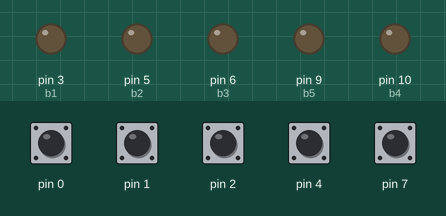
The sketch below on a simulated Arduino Leonardo, built with avr-gcc and run on an emulated ATmega32U4. Parts: output pins drawn as LEDs (lit = HIGH). The inputs (shaded band) are chosen by the test bench; at power-on: pin 0–2, pin 4, pin 7 HIGH. USB keyboard and mouse output is not drawn.

Above: at 1.2 s.
1.3 s: pin 0 pulled LOW for 0.15 s
At 2.1 s:
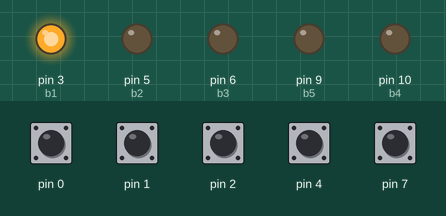
2.9 s: pin 1 pulled LOW for 0.15 s
At 3.3 s:
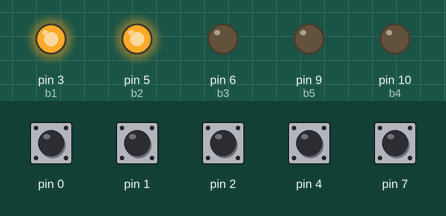
4.5 s: pin 2 pulled LOW for 0.15 s
At 5.7 s:
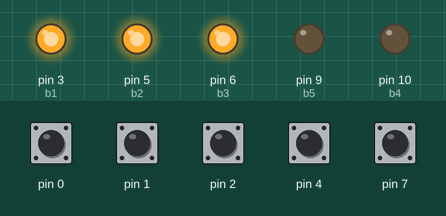
6.1 s: pin 4 pulled LOW for 0.15 s
At 6.9 s:
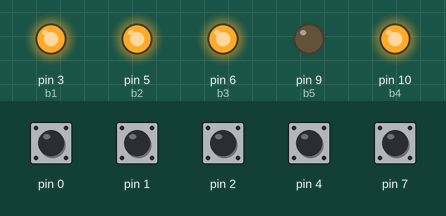
7.7 s: pin 7 pulled LOW for 0.15 s
At 8.1 s:
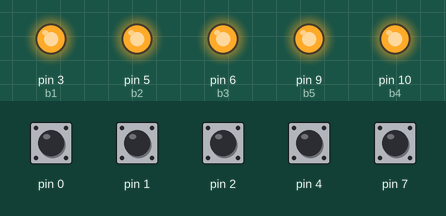
9.3 s: pin 0 pulled LOW for 1 s
At 10.5 s:
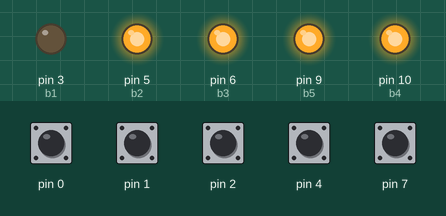
Timing chart, 0 to 12.3 s (numbered marks = the images above; inputs shaded):
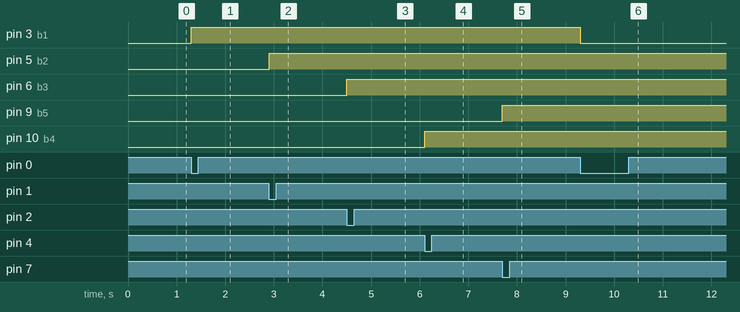

Measured:
- after the input at 1.3 s, pin 3 (b1): LOW → HIGH at once
- after the input at 2.9 s, pin 5 (b2): LOW → HIGH at once
- after the input at 4.5 s, pin 6 (b3): LOW → HIGH at once
- after the input at 6.1 s, pin 10 (b4): LOW → HIGH at once
- after the input at 7.7 s, pin 9 (b5): LOW → HIGH at once
- after the input at 9.3 s, pin 3 (b1): HIGH → LOW at once

The sketch:

toggle-pannel.ino
```cpp
#include <Joystick.h>
#define LED_1 0x3
#define BTN_1 0x0

class Button
{
  public:
    Button(int ledPin, int btnPin);
    bool Check();
  private:
    int _ledPin;
    int _btnPin;
    int _pressCount;
    bool _state;
};

Button::Button(int ledPin, int btnPin)
{
  _state = 0;
  _pressCount = 0;
  pinMode(_ledPin = ledPin, OUTPUT);
  pinMode(_btnPin = btnPin, INPUT_PULLUP);
}

bool Button::Check()
{
  if (!digitalRead(_btnPin)) _pressCount++;
  else _pressCount = 0;

  if (_pressCount == 10)
  {
    _state = !_state;
    digitalWrite(_ledPin, _state);
    return true;
  }
  return false;
}


Button b1(3, 0);
Button b2(5, 1);
Button b3(6, 2);
Button b4(10, 4);
Button b5(9, 7);
Joystick_ Joystick;

void setup() {
  Joystick.begin();
  Serial.begin(9600);
}

void loop() {
  if (b1.Check()) pressButton(0);
  if (b2.Check()) pressButton(1);
  if (b3.Check()) pressButton(2);
  if (b4.Check()) pressButton(3);
  if (b5.Check()) pressButton(4);
}

void pressButton(int num) {
  Joystick.setButton(num, HIGH);
  delay(50);
  Joystick.setButton(num, LOW);
}
```
